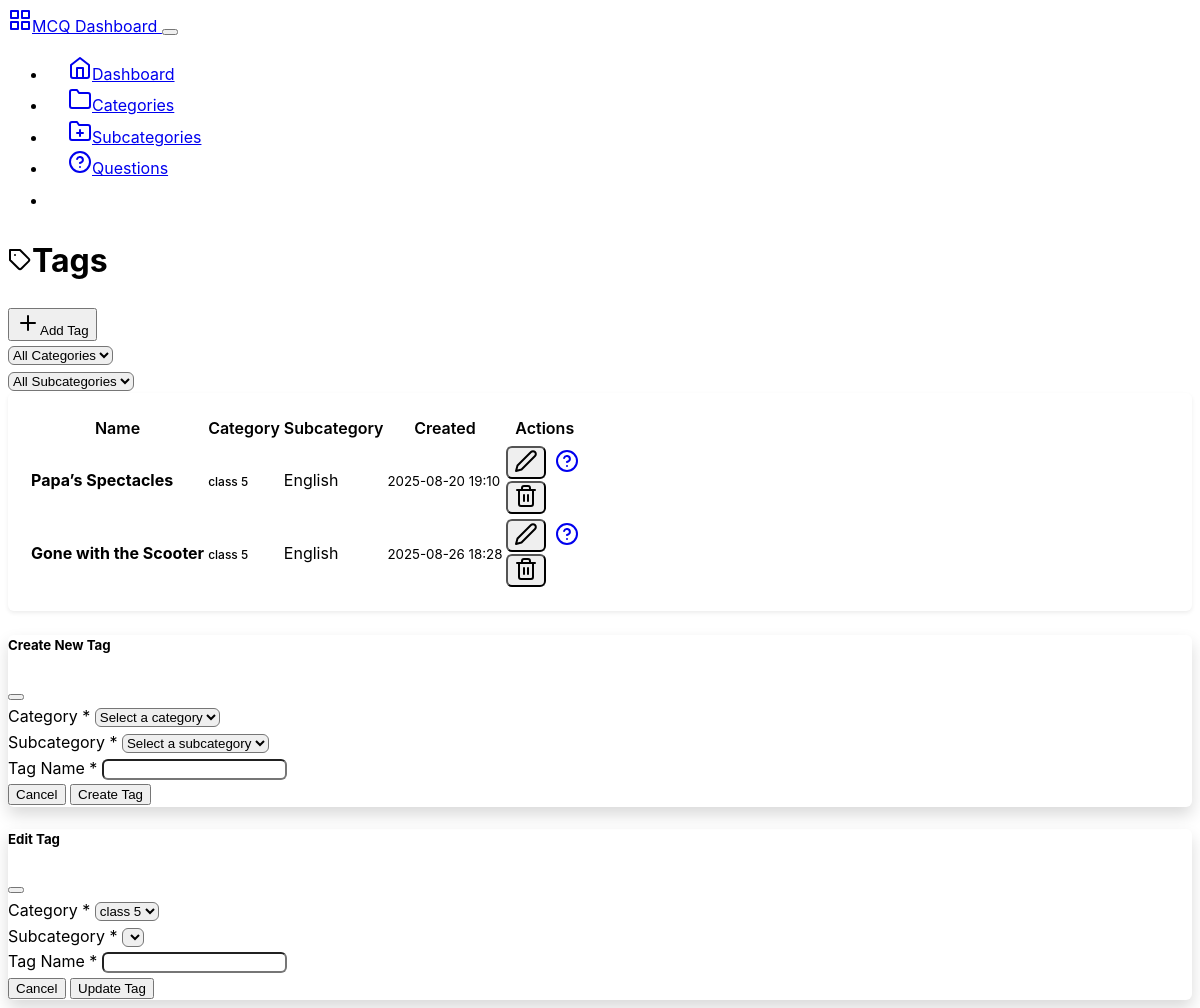
Page /backend/tags on the earlier database version.
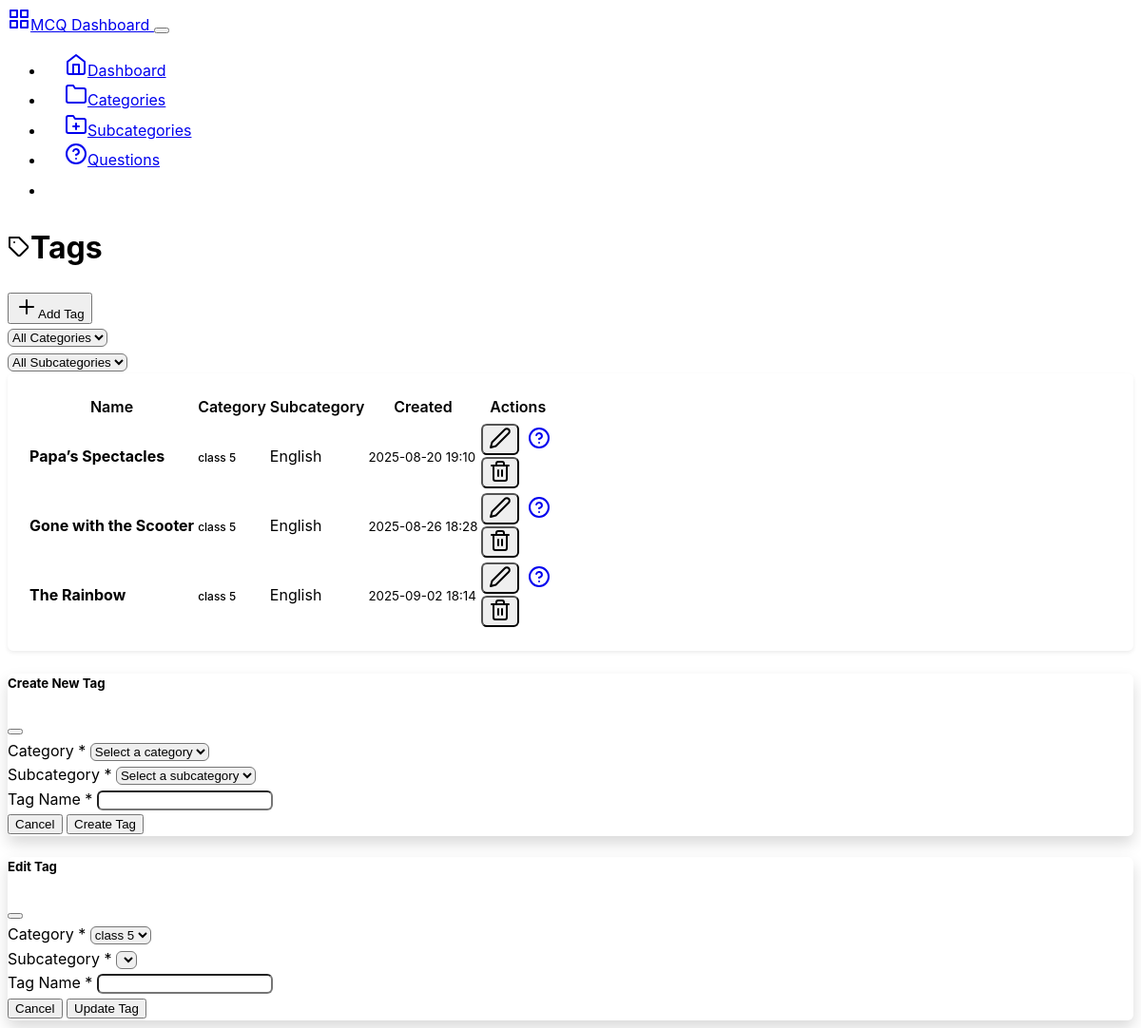
Same page on the later database version.
### mcqbox/model.py (models this page shows, shortened)
class Tag(db.Model):
    id = db.Column(db.Integer, primary_key=True)
    name = db.Column(db.String(50), nullable=False)
    category_id = db.Column(db.Integer, db.ForeignKey('category.id'), nullable=False)
    category = db.relationship('Category', backref=db.backref('tags', lazy=True))
    subcategory_id = db.Column(db.Integer, db.ForeignKey('subcategory.id'), nullable=True)
    subcategory = db.relationship('Subcategory', backref=db.backref('tags', lazy=True))
    created_at = db.Column(db.DateTime, server_default=db.func.now())

class Category(db.Model):
    id = db.Column(db.Integer, primary_key=True)
    name = db.Column(db.String(50), nullable=False, unique=True)
    description = db.Column(db.String(200), nullable=True)
    created_at = db.Column(db.DateTime, server_default=db.func.now())
    updated_at = db.Column(db.DateTime, server_default=db.func.now(), onupdate=db.func.now())

class Subcategory(db.Model):
    id = db.Column(db.Integer, primary_key=True)
    name = db.Column(db.String(50), nullable=False)
    category_id = db.Column(db.Integer, db.ForeignKey('category.id'), nullable=False)
    category = db.relationship('Category', backref=db.backref('subcategories', lazy=True))
    description = db.Column(db.String(200), nullable=True)
    created_at = db.Column(db.DateTime, server_default=db.func.now())
    updated_at = db.Column(db.DateTime, server_default=db.func.now(), onupdate=db.func.now())

### mcqbox/backend/route.py (the view)
@app.route('/backend/tags')
def tags():
    category_id = request.args.get('category_id', type=int)
    subcategory_id = request.args.get('subcategory_id', type=int)
    categories = Category.query.all()
    if category_id:
        subcategories_list = Subcategory.query.filter_by(category_id=category_id).all()
        tag = Tag.query.filter_by(category_id=category_id, subcategory_id= subcategory_id).all()
    else:
        tag = Tag.query.all()
        subcategories_list = []
    return render_template('tags.html',
                            tags = tag,
                           categories=categories,
                           selected_category=category_id,
                            selected_subcategory=subcategory_id,
                             subcategories=subcategories_list
                           )

### mcqbox/backend/templates/tags.html (shortened to what this page needs)
{% extends "base.html" %}
{% block content %}
<div class="row">
    <div class="col-12">
        <div class="d-flex justify-content-between align-items-center mb-4">
            <h1><i data-feather="tag" class="me-2"></i>Tags</h1>
            <button class="btn btn-primary" data-bs-toggle="modal" data-bs-target="#createTagModal">
                <i data-feather="plus" class="me-2"></i>Add Tag
            </button>
        </div>
    </div>
</div>
<div class="row mb-3">
    <div class="col-12">
        <form method="GET" id="filterForm">
            <div class="row">
                <div class="col-md-3">
                    <select name="category_id" class="form-select" id="categorySelect" onchange="updateSubcategories()">
                        <option value="">All Categories</option>
                    </select>
                </div>
                <div class="col-md-3">
                    <select name="subcategory_id" class="form-select" id="subcategorySelect"
                        onchange="this.form.submit()">
                        <option value="">All Subcategories</option>
                    </select>
                </div>
            </div>
        </form>
    </div>
</div>
<div class="row">
    <div class="col-12">
        <div class="card">
            <div class="card-body">
                {% if tags %}
                <div class="table-responsive">
                    <table class="table table-hover">
                        <thead>
                            <tr>
                                <th>Name</th>
                                <th>Category</th>
                                <th>Subcategory</th>
                                <th>Created</th>
                                <th class="text-end">Actions</th>
                            </tr>
                        </thead>
                        <tbody>
                            {% for tag in tags %}
                            <tr>
                                <td>
                                    <strong>{{ tag.name }}</strong>
                                </td>
                                <td>
                                    <span class="badge bg-secondary">
                                        {{ tag.category.name if tag.category.name else 'Unknown' }}
                                    </span>
                                </td>
                                <td>
                                    <span class="text-muted">
                                        {{ tag.subcategory.name if tag.subcategory else 'Unknown' }}
                                    </span>
                                </td>
                                <td>
                                    <small class="text-muted">{{ tag.created_at.strftime('%Y-%m-%d %H:%M') }}</small>
                                </td>
                                <td class="text-end">
                                    <div class="btn-group" role="group">
                                        <button class="btn btn-sm btn-outline-secondary"
                                            onclick="editTag('{{ tag.id }}', '{{ tag.name }}', {{ tag.category_id }}, {{ tag.subcategory_id }})"
                                            data-bs-toggle="modal" data-bs-target="#editTagModal">
                                            <i data-feather="edit-2"></i>
                                        </button>
                                        <a href="{{ url_for('questions', tag_id=tag.id) }}"
                                            class="btn btn-sm btn-outline-primary">
                                            <i data-feather="help-circle"></i>
                                        </a>
                                        <form method="POST" action="{{ url_for('delete_tag', tag_id=tag.id) }}"
                                            class="d-inline"
                                            onsubmit="return confirm('Are you sure? This will delete all questions in this subcategory.')">
                                            <button type="submit" class="btn btn-sm btn-outline-danger">
                                                <i data-feather="trash-2"></i>
                                            </button>
                                        </form>
                                    </div>
                                </td>
                            </tr>
                            {% endfor %}
                        </tbody>
                    </table>
                </div>
                {% endif %}
            </div>
        </div>
    </div>
</div>
<div class="modal fade" id="createTagModal" tabindex="-1" aria-hidden="true">
    <div class="modal-dialog">
        <div class="modal-content">
            <form method="POST" action="{{ url_for('create_tag') }}">
                <div class="modal-header">
                    <h5 class="modal-title">Create New Tag</h5>
                    <button type="button" class="btn-close" data-bs-dismiss="modal"></button>
                </div>
                <div class="modal-body">
                    <div class="mb-3">
                        <label for="createCategoryId" class="form-label">Category *</label>
                        <select class="form-select" id="createCategoryId" name="category_id"
                            onchange="updateCreateSubcategories()" required>
                            <option value="">Select a category</option>
                        </select>
                    </div>
                    <div class="mb-3">
                        <label for="createSubcategoryId" class="form-label">Subcategory *</label>
                        <select class="form-select" id="createSubcategoryId" name="subcategory_id" required>
                            <option value="">Select a subcategory</option>
                        </select>
                    </div>
                    <div class="mb-3">
                        <label for="name" class="form-label">Tag Name *</label>
                        <input type="text" class="form-control" id="name" name="name" required>
                    </div>
                </div>
                <div class="modal-footer">
                    <button type="button" class="btn btn-secondary" data-bs-dismiss="modal">Cancel</button>
                    <button type="submit" class="btn btn-primary">Create Tag</button>
                </div>
            </form>
        </div>
    </div>
</div>
<div class="modal fade" id="editTagModal" tabindex="-1">
    <div class="modal-dialog">
        <div class="modal-content">
            <form method="POST" id="editTagForm">
                <div class="modal-header">
                    <h5 class="modal-title">Edit Tag</h5>
                    <button type="button" class="btn-close" data-bs-dismiss="modal"></button>
                </div>
                <div class="modal-body">
                    <div class="mb-3">
                        <label for="editCategoryId" class="form-label">Category *</label>
                        <select class="form-select" id="editCategoryId" name="category_id"
                            onchange="updateEditSubcategories(this.value)" required>
                            {% for category in categories %}
                            <option value="{{ category.id }}">{{ category.name }}</option>
                            {% endfor %}
                        </select>
                    </div>
                    <div class="mb-3">
                        <label for="editSubcategoryId" class="form-label">Subcategory *</label>
                        <select class="form-select" id="editSubcategoryId" name="subcategory_id" required>
                        </select>
                    </div>
                    <div class="mb-3">
                        <label for="editName" class="form-label">Tag Name *</label>
                        <input type="text" class="form-control" id="editName" name="name" required>
                    </div>
                </div>
                <div class="modal-footer">
                    <button type="button" class="btn btn-secondary" data-bs-dismiss="modal">Cancel</button>
                    <button type="submit" class="btn btn-primary">Update Tag</button>
                </div>
            </form>
        </div>
    </div>
</div>
{%endblock%}

### mcqbox/backend/templates/base.html (shortened to what this page needs)
<!DOCTYPE html>
<html lang="en" data-bs-theme="dark">
<head>
    <link href="https://cdn.replit.com/agent/bootstrap-agent-dark-theme.min.css" rel="stylesheet">
    <link rel="stylesheet" href="{{ url_for('backend_.static', filename='css/custom.css') }}">
</head>
<body>
    <nav class="navbar navbar-expand-lg navbar-dark bg-dark">
        <div class="container">
            <a class="navbar-brand" href="{{ url_for('dashboard') }}">
                <i data-feather="grid" class="me-2"></i>MCQ Dashboard
            </a>
            <button class="navbar-toggler" type="button" data-bs-toggle="collapse" data-bs-target="#navbarNav">
            </button>
            <div class="collapse navbar-collapse" id="navbarNav">
                <ul class="navbar-nav ms-auto">
                    <li class="nav-item">
                        <a class="nav-link {% if request.endpoint == 'dashboard' %}active{% endif %}"
                           href="{{ url_for('dashboard') }}">
                            <i data-feather="home" class="me-1"></i>Dashboard
                        </a>
                    </li>
                    <li class="nav-item">
                        <a class="nav-link {% if request.endpoint == 'categories' %}active{% endif %}"
                           href="{{ url_for('categories') }}">
                            <i data-feather="folder" class="me-1"></i>Categories
                        </a>
                    </li>
                    <li class="nav-item">
                        <a class="nav-link {% if request.endpoint == 'subcategories' %}active{% endif %}"
                           href="{{ url_for('subcategories') }}">
                            <i data-feather="folder-plus" class="me-1"></i>Subcategories
                        </a>
                    </li>
                    <li class="nav-item">
                        <a class="nav-link {% if request.endpoint == 'questions' %}active{% endif %}"
                           href="{{ url_for('questions') }}">
                            <i data-feather="help-circle" class="me-1"></i>Questions
                        </a>
                    </li>
                    <li class="nav-item">
                        <a class="nav-link {% if request.endpoint == 'tags' %}active{% endif %}"
                           href="{{ url_for('tags') }}">
                            <i data-feather="tag" class="me-1"></i>Tags
                        </a>
                    </li>
                </ul>
            </div>
        </div>
    </nav>
    <div class="container my-4">
        {% block content %}{% endblock %}
    </div>
</body>
</html>

### mcqbox/backend/static/css/custom.css (style rules this page uses)
:root { --sidebar-width: 250px; --header-height: 70px; --border-radius: 0.375rem; --box-shadow: 0 0.125rem 0.25rem rgba(0, 0, 0, 0.075); --box-shadow-lg: 0 0.5rem 1rem rgba(0, 0, 0, 0.15); }
body { font-family: -apple-system, BlinkMacSystemFont, "Segoe UI", Roboto, "Helvetica Neue", Arial, sans-serif; line-height: 1.6; }
.card { border-radius: var(--border-radius); box-shadow: var(--box-shadow); margin-bottom: 1.5rem; }
.card-body { padding: 1.25rem; }
.table { margin-bottom: 0; }
.table th { border-top: none; font-weight: 600; color: var(--bs-body-color); background-color: var(--bs-secondary-bg); }
.btn-group .btn { border-radius: var(--border-radius) !important; margin-right: 0.25rem; }
.btn-group .btn:last-child { margin-right: 0; }
.modal-content { border-radius: var(--border-radius); box-shadow: var(--box-shadow-lg); }
.modal-header { border-bottom: 1px solid var(--bs-border-color); }
.modal-footer { border-top: 1px solid var(--bs-border-color); }
.form-control, .form-select { border-radius: var(--border-radius); }
.badge { font-size: 0.75rem; font-weight: 500; }
.navbar-nav .nav-link { padding: 0.75rem 1rem; border-radius: var(--border-radius); margin: 0 0.25rem; transition: all 0.15s ease-in-out; }
.navbar-nav .nav-link.active { background-color: var(--bs-primary); color: white !important; }

Differences in the rows shown:
added Tag: name "The Rainbow", category "class 5", subcategory "English", created_at "2025-09-02 18:14"
